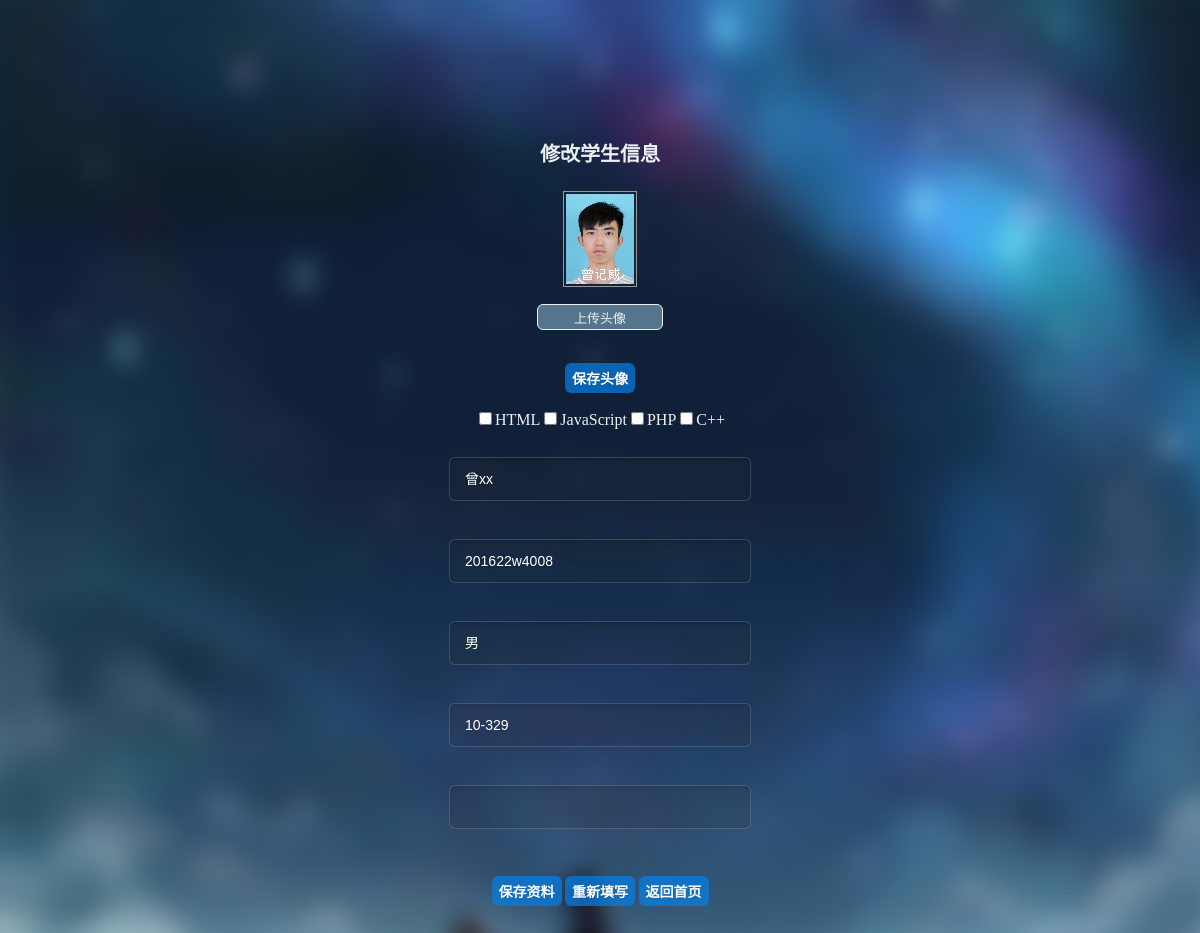
The page /stu_update/update.php?id=1 on the database its author committed.
### tables this page shows
CREATE TABLE   students
(
     id 	int   primary key auto_increment,
     s_name 	varchar(300),
     s_num 	varchar(300),
     sex 	varchar(300),
     d_num 	varchar(255),
     s_hb       varchar(255),
     skill      text
)charset=utf8;

### function.php (called while the page is built, shortened)
<?php
function query($sql){
    if($result = mysql_query($sql)){
        return $result;
    }else{
        echo 'SQL执行失败<br>';
        echo '错误的SQL为：'.$sql;
        echo '错误代码为：'.mysql_errno();
        echo '错误信息为：'.mysql_error();
        die;
    }
}
function fetchRow($sql){
    if($result = query($sql)){
        $row = mysql_fetch_array($result,MYSQLI_ASSOC);
        return $row;
    }else{
        return false;
    }
}

### stu_update/update_html.php (the view, shortened to what this page needs)
<!doctype html>
<html>
    <head>
        <link type="text/css" rel="stylesheet" href="../CSS/update_html.css"/>
    </head>
    <body>
        <div class="box">
            <h1>修改学生信息</h1>
            <div class="p_box">
                <img src="<?php echo '../images/w_images/' . $info['id'] . '.jpg?rand=' . rand(); ?>" onerror="this.src='../images/default.jpg'" />
                <form method="post" enctype="multipart/form-data">
                    <p class="upload"><input name="pic" type="file"/>上传头像</p>
                    <p><button class="sub" type="submit">保存头像</button></p>
                </form>
            </div>
            <form method="post" >
                <table class="profile-table">
                    <tr><td><input type="text" name="s_name" value="<?php echo $emp_info['s_name']; ?>"/></td></tr>
                    <tr><td><input type="text" name="s_num" value="<?php echo $emp_info['s_num']; ?>"/></td></tr>
                    <tr><td><input id="date_of_birth" name="sex" type="text" value="<?php echo $emp_info['sex']; ?>"></td></tr>
                    <tr><td><input id="date_of_entry" name="d_num" type="text" value="<?php echo $emp_info['d_num']; ?>"></td></tr>
                    <tr><td><input type="text" name="s_hb"  value="<?php echo $emp_info['s_hb']; ?>"></td></tr>
			<?php foreach($skill as $k=>$v): ?>
				<input type="checkbox" name="skill[]" id="ck<?php echo $k; ?>" value="<?php echo $v; ?>"
                                    <?php if(in_array($v,$data['skill'])) echo 'checked'; ?> /><label for="ck<?php echo $k; ?>"><?php echo $v; ?></label>
			<?php endForeach; ?>
                    <tr><td colspan="2" class="td-btn">
                            <button type="submit" class="button">保存资料</button>
                            <button type="reset"  class="button" >重新填写</button>
                            <button value="返回首页" class="button" onclick="window.location.href='./test.php'">返回首页</button>
                        </td></tr>
                </table>
            </form>
        </div>
    </body>
</html>

### CSS/update_html.css (style rules this page uses)
body { background-image: url("../images/205_1.jpg");margin:0 auto;padding:0 ;text-align: center;background-repeat: no-repeat;background-size: cover; }
.box { width:450px;margin:100px auto;padding:25px; }
.box h1 { color: #ecf0f1;font-size:20px;text-align:center; }
.profile-table { margin:0 auto; }
.profile-table input { width:270px;height:42px;line-height:42px;margin-top:25px;padding:0 15px;background:#2d2d2d;background:rgba(45,45,45,.15);-moz-border-radius:6px;-webkit-border-radius:6px;border-radius:6px;border:1px solid #3d3d3d;border:1px solid rgba(255,255,255,.15);-moz-box-shadow:0 2px 3px 0 rgba(0,0,0,.1) inset;-webkit-box-shadow:0 2px 3px 0 rgba(0,0,0,.1) inset;box-shadow:0 2px 3px 0 rgba(0,0,0,.1) inset;font-family:"Microsoft YaHei",Helvetica,Arial,sans-serif;font-size:14px;color:#fff;text-shadow:0 1px 2px rgba(0,0,0,.1);-o-transition:all .2s;-moz-transition:all .2s;-webkit-transition:all .2s;-ms-transition:all .2s }
.profile-table button { cursor:pointer;margin-top:30px;width:70px;height:30px;margin-top:25px;padding:0; background: rgba(6, 127, 228, 0.71);-moz-border-radius:6px;-webkit-border-radius:6px;border-radius:6px;border:0;-moz-box-shadow:0 15px 30px 0 rgba(255,255,255,.25) inset,0 2px 7px 0 rgba(0,0,0,.2);cursor:pointer;font-family:"Microsoft YaHei",Helvetica,Arial,sans-serif;font-size:14px;font-weight:700;color:#fff;text-shadow:0 1px 2px rgba(0,0,0,.1);-o-transition:all .2s;-moz-transition:all .2s;-webkit-transition:all .2s;-ms-transition:all .2s }
.profile-table .td-btn { text-align:center;padding-top:10px; }
.profile-table th,.profile-table td { padding-bottom:10px; }
.profile-table td { font-size:14px; }
.p_box { width:190px; margin:0 auto; padding:0 auto ; }
.p_box button { cursor:pointer;width:70px;height:30px;padding:0; background: rgba(6, 127, 228, 0.71);-moz-border-radius:6px;-webkit-border-radius:6px;border-radius:6px;border:0;-moz-box-shadow:0 15px 30px 0 rgba(255,255,255,.25) inset,0 2px 7px 0 rgba(0,0,0,.2);font-family:"Microsoft YaHei",Helvetica,Arial,sans-serif;font-size:14px;font-weight:700;color:#fff;text-shadow:0 1px 2px rgba(0,0,0,.1);-o-transition:all .2s;-moz-transition:all .2s;-webkit-transition:all .2s;-ms-transition:all .2s }
.upload { position: relative; display: inline-block; font-size: 13px; width: 100px; height:16px; border: 1px solid #ecf0f1; padding: 4px 12px; overflow: hidden; color:#ecf0f1; background:#b6efff69; text-decoration: none; text-indent: 0; line-height: 20px; border-radius:6px; cursor: pointer; }
img { padding:2px;border:1px solid #999; margin: 10px 30px auto; }
label { color:#ecf0f1; }
.upload { clear:both; }

### rows shown on the page
students: s_name "曾xx", s_num "201622w4008", sex "男", d_num "10-329"

### other values the page prints
$v "HTML"
$v "JavaScript"
$v "PHP"
$v "C++"
